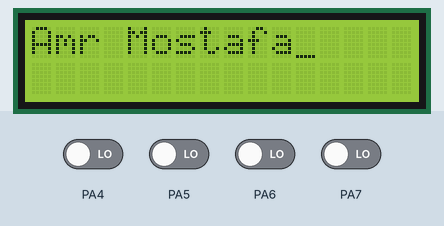
Recording of a program running on a simulated ATmega16, built with avr-gcc and emulated at 16 MHz. On the bench: 16×2 character LCD. Wiring (inferred from the names in the program): character LCD (HD44780): RS PB0; R/W PB1; E PB2; data PA0, PA1, PA2, PA3. Inputs (shaded band) come from the test bench; at power-on: PA4–7 LOW. At 20.0 s the program stops and its outputs stay as they are.

Above: at 0.1 s.
At 3.1 s:
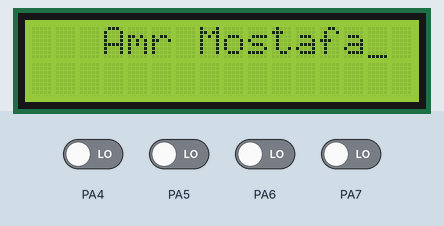
At 5.1 s:
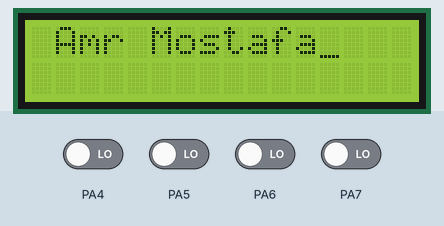
At 7.1 s:
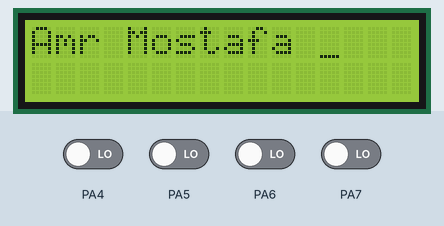
At 15.1 s:
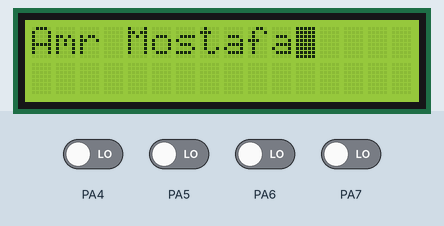
At 20.1 s:
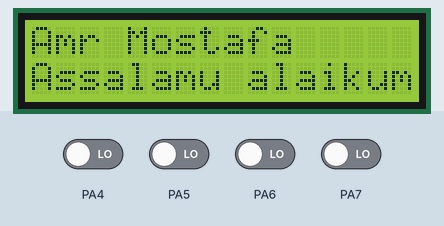

The program:

main.c
```c
/**************************** Documentation ******************************/
/*
 * LCD16x2_Atmega16a.c
 *
 * Created: 29/03/2018 03:56:05 ص
 * Author : Amr Mostafa
 */

/**************************** PreProcessors ******************************/
#define F_CPU	16000000UL
#include <avr/io.h>
#include <util/delay.h>
#include "lcd.h"
/************************ Functions **************************/

int main(void)
{
	LCD_Init();									// LCD initialization in 4-bits mode
	LCD_WriteString("Amr Mostafa");				// send this string
	_delay_ms(1000);							// delay 1s

	LCD_DisplayShift(RIGHT);					// shift the data present on LCD 1 step to right
	_delay_ms(1000);							// delay 1s
	LCD_DisplayShift(RIGHT);					// shift the data present on LCD 1 step to right
	_delay_ms(1000);							// delay 1s
	LCD_DisplayShift(RIGHT);					// shift the data present on LCD 1 step to right
	_delay_ms(1000);							// delay 1s

	LCD_DisplayShift(LEFT);						// shift the data present on LCD 1 step to left
	_delay_ms(1000);							// delay 1s
	LCD_DisplayShift(LEFT);						// shift the data present on LCD 1 step to left
	_delay_ms(1000);							// delay 1s
	LCD_DisplayShift(LEFT);						// shift the data present on LCD 1 step to left
	_delay_ms(1000);							// delay 1s

	LCD_CursorShift(RIGHT);						// shift cursor 1 step to right
	_delay_ms(1000);							// delay 1s
	LCD_CursorShift(RIGHT);						// shift cursor 1 step to right
	_delay_ms(1000);							// delay 1s
	LCD_CursorShift(RIGHT);						// shift cursor 1 step to right
	_delay_ms(1000);							// delay 1s

	LCD_CursorShift(LEFT);						// shift cursor 1 step to left
	_delay_ms(1000);							// delay 1s
	LCD_CursorShift(LEFT);						// shift cursor 1 step to left
	_delay_ms(1000);							// delay 1s
	LCD_CursorShift(LEFT);						// shift cursor 1 step to left
	_delay_ms(1000);							// delay 1s

	LCD_CursorMode(CURSOR_OFF);					// make cursor off
	_delay_ms(2000);							// delay 2s
	LCD_CursorMode(CURSOR_BLINK);				// make cursor blinking
	_delay_ms(2000);							// delay 2s
	LCD_CursorMode(CURSOR_ON);					// make cursor on
	_delay_ms(2000);							// delay 2s

	LCD_Line_Column(2 , 1);						// go to second line and first column
	_delay_ms(1000);							// delay 1s
	LCD_WriteString("Assalamu alaikum");		// send this string

    while (1)
    {
    }
}
```

lcd.c
```c
/************************ Documentaion **************************/
/*
 * lcd.c
 *
 * Created: 31/03/2018 11:35:43 ص
 *  Author: Amr Mostafa
 */

/************************ Preprocessors **************************/
#include "lcd.h"
#include <util/delay.h>
/************************ Functions Definitions **************************/

// function to send H-to-L enable pulse to LCD
// INPUT: ...
// OUTPUT: ...
// NOTES: minimum delay is 450ns, so 1us here is good
void LCD_Latch(void)
{
	EN_HIGH;				// make EN high
	_delay_us(1);			// delay 1us
	EN_LOW;					// make EN low
	_delay_us(1);			// delay 1us
}

// function to send command to LCD
// INPUT: cmd>command in 8bits
// OUTPUT: ...
// NOTES: using preprocessor #if here to allow user compile this code
//	if LCD D4-D7 are connected to micro controller port pins 4-7 OR pins 0-3
void LCD_WriteCMD(unsigned char cmd)
{
	ENABLE_WRITE_MODE;											// write mode R/W = 0
	ENABLE_CMD_REG;												// send command RS = 0
	#if (USE_MCU_PORT_HIGH_OR_LOW_NIBBLE == 0)					// compile for LCD D4-D7 connected to MCU port pins 0-3
	LCD_DATA_PORT = (cmd >> 4) | (LCD_DATA_PIN & 0xf0);			// send high 4bits to port without write to other port pins
	LCD_Latch();												// send H-to-L enable pulse to LCD
	LCD_DATA_PORT = (cmd & 0x0f) | (LCD_DATA_PIN & 0xf0);		// send low 4bits to port without write to other port pins
	LCD_Latch();												// send H-to-L enable pulse to LCD

	#elif (USE_MCU_PORT_HIGH_OR_LOW_NIBBLE == 1)				// compile for LCD D4-D7 connected to MCU port pins 4-7
	LCD_DATA_PORT = (cmd & 0xf0) | (LCD_DATA_PIN & 0x0f);		// send high 4bits to port without write to other port pins
	LCD_Latch();												// send H-to-L enable pulse to LCD
	LCD_DATA_PORT = (cmd << 4) | (LCD_DATA_PIN & 0x0f);			// send low 4bits to port without write to other port pins
	LCD_Latch();												// send H-to-L enable pulse to LCD
	#endif

	if (cmd == 0x01 || cmd == 0x02)
	{
		// these 2 commands need delay of minimum 1.64ms, so 2ms is good enough
		_delay_ms(2);
	}
	else
	{
		// all other commands need delay of minimum 40us, so 100us is good enough
		_delay_us(100);
	}
}

// function to send command to LCD
// INPUT: data>ascii character in 8bits
// OUTPUT: ...
// NOTES: using preprocessor #if here to allow user compile this code
//	if LCD D4-D7 are connected to micro controller port pins 4-7 OR pins 0-3
void LCD_WriteData(unsigned char data)
{
	ENABLE_WRITE_MODE;												// write mode R/W = 0
	ENABLE_DATA_REG;												// send data RS = 1
	#if (USE_MCU_PORT_HIGH_OR_LOW_NIBBLE == 0)						// compile for LCD D4-D7 connected to MCU port pins 0-3
	LCD_DATA_PORT = (data >> 4) | (LCD_DATA_PIN & 0xf0);									// send high 4bits to port without write to other port pins
	LCD_Latch();													// send H-to-L enable pulse to LCD
	LCD_DATA_PORT = (data & 0x0f) | (LCD_DATA_PIN & 0xf0);									// send low 4bits to port without write to other port pins
	LCD_Latch();													// send H-to-L enable pulse to LCD

	#elif (USE_MCU_PORT_HIGH_OR_LOW_NIBBLE == 1)					// compile for LCD D4-D7 connected to MCU port pins 4-7
	LCD_DATA_PORT = (data & 0xf0) | (LCD_DATA_PIN & 0x0f);			// send high 4bits to port without write to other port pins
	LCD_Latch();													// send H-to-L enable pulse to LCD
	LCD_DATA_PORT = (data << 4) | (LCD_DATA_PIN & 0x0f);			// send low 4bits to port without write to other port pins
	LCD_Latch();													// send H-to-L enable pulse to LCD
	#endif
	_delay_us(100);													// delay 100us for data to be processed by LCD before sending any other data
}

// function to send string to LCD
// INPUT: pointer to the first element of the character array
// OUTPUT: ...
// NOTES: ...
void LCD_WriteString(char *str)
{
	// loop until pointer dereference = '\0'
	while(*str)
	{
		LCD_WriteData(*str);				// send current array character to the LCD
		str++;								// point to the next character address
	}
}

// function to clear the LCD
// INPUT: ...
// OUTPUT: ...
// NOTES: ...
void LCD_Clear(void)
{
	LCD_WriteCMD(0x01);						// send clear command to the LCD
}

// function to select cursor mode
// INPUT: mode> 3 modes available as follow:
//				CURSOR_ON: cursor is on and stable (no blinking)
//				CURSOR_BLINK: cursor is on and blinking
//				CURSOR_OFF: cursor is off (disappears)
// OUTPUT: ...
// NOTES: ...
void LCD_CursorMode(unsigned char mode)
{
	if (mode == CURSOR_ON)
	{
		LCD_WriteCMD(0x0e);				// display on .. cursor on .. blinking off
	}
	else if (mode == CURSOR_BLINK)
	{
		LCD_WriteCMD(0x0f);				// display on .. cursor on .. blinking on
	}
	else if (mode == CURSOR_OFF)
	{
		LCD_WriteCMD(0x0c);				// display on .. cursor off
	}
}

// function to shift cursor 1 step right OR left
// INPUT: direction> 2 directions available as follow:
//				RIGHT: shift cursor 1 step to right
//				LEFT: shift cursor 1 step to left
// OUTPUT: ...
// NOTES: ...
void LCD_CursorShift(unsigned char direction)
{
	if (direction == RIGHT)
	{
		LCD_WriteCMD(0x14);				// shift cursor 1 step to right
	}
	else if (direction == LEFT)
	{
		LCD_WriteCMD(0x10);				// shift cursor 1 step to left
	}
}

// function to shift data on LCD 1 step right OR left
// INPUT: direction> 2 directions available as follow:
//				RIGHT: shift data on LCD 1 step to right
//				LEFT: shift data on LCD 1 step to left
// OUTPUT: ...
// NOTES: ...
void LCD_DisplayShift(unsigned char direction)
{
	if (direction == RIGHT)
	{
		LCD_WriteCMD(0x1c);				// shift data on LCD 1 step to right
	}
	else if (direction == LEFT)
	{
		LCD_WriteCMD(0x18);				// shift data on LCD 1 step to left
	}
}

// function to move LCD AC(address counter of the LCD DDRAM) to a certain position
// INPUT: line> allowed values are: 1 to move AC to the first horizontal line
//									2 to move AC to the second horizontal line
//		  column> allowed values are from 1:16 to move the AC to any position
// OUTPUT: ...
// NOTES: any values other than 1 OR 2 for line .. 1-16 for column will be ignored
void LCD_Line_Column(unsigned char line , unsigned char column)
{
	if (line == 1 && column >= 1 && column <= 16)
	{
		LCD_WriteCMD( 0x80 | (0x00 +     column - 1 ) );			// move AC to line 1 , column's position
	}
	else if (line == 2 && column >= 1 && column <= 16)
	{
		LCD_WriteCMD( 0x80 | (0x40 +     column - 1 ) );			// move AC to line 2 , column's position
	}
}

// function to initialize the 16x2 LCD in 4-bits mode and also initialize micro controller port pins
// INPUT: ...
// OUTPUT: ...
// NOTES: ...
void LCD_Init(void)
{
	LCD_CONTROL_DDR |=1<<RS | 1<<RW | 1<<EN;											// all 3 control pins are output
	LCD_DATA_DDR |= 1<<LCD_D4_PIN | 1<<LCD_D5_PIN | 1<<LCD_D6_PIN | 1<<LCD_D7_PIN;		// all 4 data/command pins are output
	_delay_ms(20);						// wait minimum of 15ms for LCD, so 20ms is good enough
	LCD_WriteCMD(0x33);					// 4 bit sequence for LCD 4-bits initializing
	LCD_WriteCMD(0x32);					// 4 bit sequence for LCD 4-bits initializing
	LCD_WriteCMD(0x28);					// mode:4 bit , display:2Lines , font:5x7 dots
	LCD_WriteCMD(0x0e);					// display on .. cursor on .. blinking off
	LCD_Clear();						// clear LCD , set LCD cursor to 0 (display address counter = 0)
}
```

lcd.h
```c
/**************************** Documentation ******************************/
/*
 * lcd.h
 *
 * Created: 31/03/2018 11:35:54 ص
 *  Author: Amr Mostafa
 */

/**************************** PreProcessors ******************************/
#ifndef LCD_H_
#define LCD_H_

#ifndef F_CPU						// if CPU clock not defined
#define F_CPU	16000000UL			// then define it as  16MHZ
#endif

#include <avr/io.h>

#define LCD_DATA_DDR		DDRA						// LCD data/command port direction register
#define LCD_DATA_PORT		PORTA						// LCD data/command port register
#define LCD_DATA_PIN		PINA						// LCD data/command pin register
#define LCD_CONTROL_DDR		DDRB						// LCD control port direction register
#define LCD_CONTROL_PORT	PORTB						// LCD control port register
#define USE_MCU_PORT_HIGH_OR_LOW_NIBBLE			0		// 0>use port 0,1,2,3 pins .. 1>use port 4,5,6,7 pins
#define LCD_D4_PIN								0		// make it 0 if USE_MCU_PORT_HIGH_OR_LOW_NIBBLE = 0 .. 4 if USE_MCU_PORT_HIGH_OR_LOW_NIBBLE = 1
#define LCD_D5_PIN								1		// make it 1 if USE_MCU_PORT_HIGH_OR_LOW_NIBBLE = 0 .. 5 if USE_MCU_PORT_HIGH_OR_LOW_NIBBLE = 1
#define LCD_D6_PIN								2		// make it 2 if USE_MCU_PORT_HIGH_OR_LOW_NIBBLE = 0 .. 6 if USE_MCU_PORT_HIGH_OR_LOW_NIBBLE = 1
#define LCD_D7_PIN								3		// make it 3 if USE_MCU_PORT_HIGH_OR_LOW_NIBBLE = 0 .. 7 if USE_MCU_PORT_HIGH_OR_LOW_NIBBLE = 1
#define RS										0		// LCD RS pin
#define RW										1		// LCD R/W pin
#define EN										2		// LCD EN pin
#define ENABLE_READ_MODE						(LCD_CONTROL_PORT |=1<<RW)			// read mode enable R/W = 1
#define ENABLE_WRITE_MODE						(LCD_CONTROL_PORT &=~(1<<RW))		// write mode enable R/W = 0
#define ENABLE_DATA_REG							(LCD_CONTROL_PORT |=1<<RS)			// data sending enable RS = 1
#define ENABLE_CMD_REG							(LCD_CONTROL_PORT &=~(1<<RS))		// command sending enable RS = 0
#define EN_HIGH									(LCD_CONTROL_PORT |=1<<EN)			// make EN high
#define EN_LOW									(LCD_CONTROL_PORT &=~(1<<EN))		// make EN low
#define CURSOR_ON								0		// just indicator number make cursor on
#define CURSOR_BLINK							1		// just indicator number make cursor blink
#define CURSOR_OFF								2		// just indicator number make cursor off
#define RIGHT									0		// just indicator number make cursor/display shift right
#define LEFT									1		// just indicator number make cursor/display shift left

/******************* Prototypes and Global variables *********************/
// function to send H-to-L enable pulse to LCD
// INPUT: ...
// OUTPUT: ...
// NOTES: minimum delay is 450ns, so 1us here is good
void LCD_Latch(void);

// function to send command to LCD
// INPUT: cmd>command in 8bits
// OUTPUT: ...
// NOTES: using preprocessor #if here to allow user compile this code
//	if LCD D4-D7 are connected to micro controller port pins 4-7 OR pins 0-3
void LCD_WriteCMD(unsigned char cmd);

// function to send command to LCD
// INPUT: data>ascii character in 8bits
// OUTPUT: ...
// NOTES: using preprocessor #if here to allow user compile this code
//	if LCD D4-D7 are connected to micro controller port pins 4-7 OR pins 0-3
void LCD_WriteData(unsigned char data);

// function to send string to LCD
// INPUT: pointer to the first element of the character array
// OUTPUT: ...
// NOTES: ...
void LCD_WriteString(char *str);

// function to clear the LCD
// INPUT: ...
// OUTPUT: ...
// NOTES: ...
void LCD_Clear(void);

// function to select cursor mode
// INPUT: mode> 3 modes available as follow:
//				CURSOR_ON: cursor is on and stable (no blinking)
//				CURSOR_BLINK: cursor is on and blinking
//				CURSOR_OFF: cursor is off (disappears)
// OUTPUT: ...
// NOTES: ...

void LCD_CursorMode(unsigned char mode);

// function to shift cursor 1 step right OR left
// INPUT: direction> 2 directions available as follow:
//				RIGHT: shift cursor 1 step to right
//				LEFT: shift cursor 1 step to left
// OUTPUT: ...
// NOTES: ...
void LCD_CursorShift(unsigned char direction);

// function to shift data on LCD 1 step right OR left
// INPUT: direction> 2 directions available as follow:
//				RIGHT: shift data on LCD 1 step to right
//				LEFT: shift data on LCD 1 step to left
// OUTPUT: ...
// NOTES: ...
void LCD_DisplayShift(unsigned char direction);

// function to move LCD AC(address counter of the LCD DDRAM) to a certain position
// INPUT: line> allowed values are: 1 to move AC to the first horizontal line
//									2 to move AC to the second horizontal line
//		  column> allowed values are from 1:16 to move the AC to any position
// OUTPUT: ...
// NOTES: any values other than 1 OR 2 for line .. 1-16 for column will be ignored
void LCD_Line_Column(unsigned char line , unsigned char column);

// function to initialize the 16x2 LCD in 4-bits mode and also initialize micro controller port pins
// INPUT: ...
// OUTPUT: ...
// NOTES: ...
void LCD_Init(void);

#endif /* LCD_H_ */
```

Measured:
- what the display in image 0 shows lasts 1.0 s, from 0.0 s to 1.0 s
- what the display in image 4 shows lasts 2.0 s, from 15.0 s to 17.0 s
